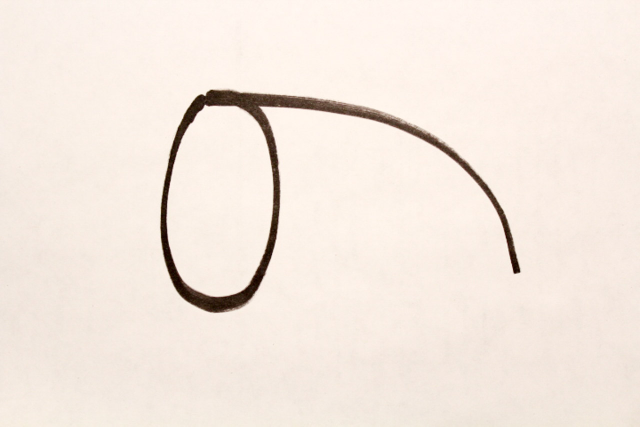
#> input picture digits/digits/digit-9c.jpg, 1280 x 853 px, found by its file name (shown at 1/2 size)
$ jupyter execute Load_Process_Digits.ipynb
#> lines starting #> are read from the running program, lines starting #| are printed output that depends on the picture
## Load the image data
The image is enhanced in contrast and brightness to remove background noise.
The resulting image should show the digit on a white background:

[cell 1]
import cv2
import numpy as np
from PIL import Image as PIL_Image
from PIL import ImageEnhance
from PIL import ImageOps
from PIL import ImageDraw
import math
from scipy import misc
from array import *
import imageio

#original captured image
img_path = 'class/'
img_name = 'digit-9c.jpg'
img = PIL_Image.open(img_path + img_name).convert("L")

# Center crop to remove noisy edges
width, height = img.size   # Get dimensions
#> width = 1280; height = 853
new_width = width * 0.8
#> new_width = 1024
new_height = height * 0.8
#> new_height = 682.4

left = (width - new_width)/2
#> left = 128
top = (height - new_height)/2
#> top = 85.3
right = (width + new_width)/2
#> right = 1152
bottom = (height + new_height)/2
#> bottom = 767.7

img = img.crop((left, top, right, bottom))
#> img: PIL image 1024x683 L

# Add border to allow for dilation
img = ImageOps.expand(img,border=150,fill='white')
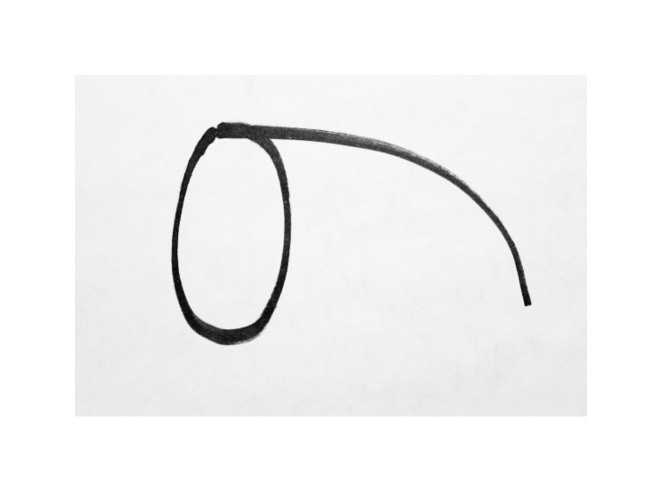
#> img: PIL image 1324x983 L (shown at 1/2 size); min 4, max 255, mean 242.8

# Dilate image. Must first convert to openCV
cv_image = np.asarray(img)
# Convert RGB to BGR
cv_image = cv_image[ ::-1].copy()
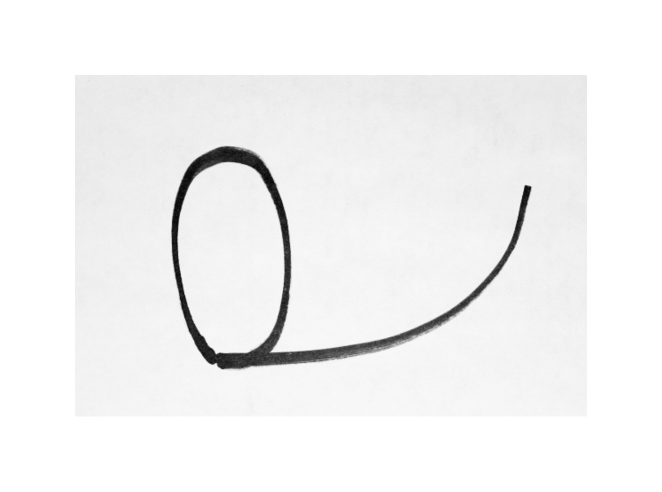
#> cv_image: shape (983, 1324) (shown at 1/2 size); min 4, max 255, mean 242.8
kernel = np.ones((50,50), np.uint8)
#print(cv_image.size)
img_dilation = cv2.erode(cv_image, kernel, iterations=1)
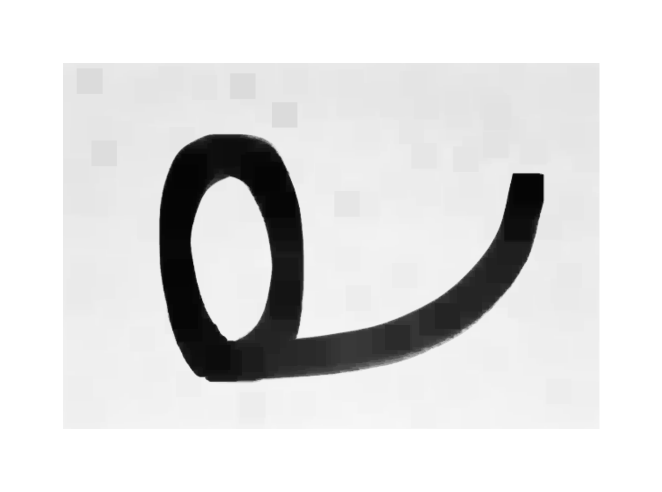
#> img_dilation: shape (983, 1324) (shown at 1/2 size); min 4, max 255, mean 221.8
#img_dilation = cv2.dilate(cv_image, Mat(), Point(-1, -1), 2, 1, 1)
#cv2.imshow('img', img_dilation)
#cv2.waitKey(0)
img = PIL_Image.fromarray(img_dilation)
#print(img.size)

#Image enhancement
contr = ImageEnhance.Contrast(img)
img = contr.enhance(3)                      # The enhancement values (contrast and brightness)
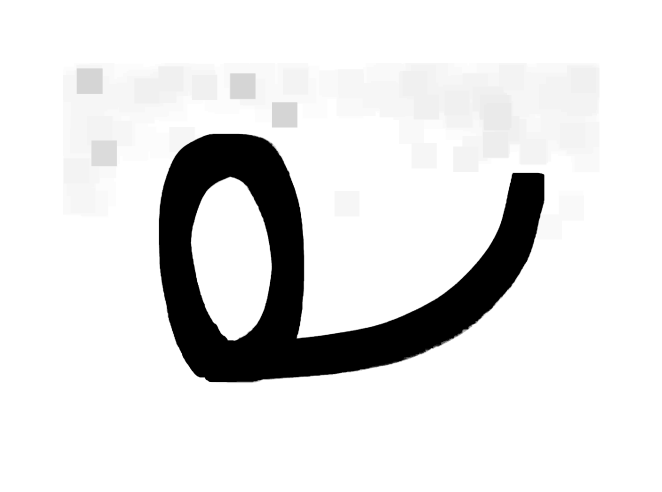
#> img: PIL image 1324x983 L (shown at 1/2 size); min 0, max 255, mean 226.3
bright = ImageEnhance.Brightness(img)       # depends on backgroud, external lights etc
img = bright.enhance(4.0)

im2 = img.convert('RGBA')
# rotated image
rot = im2.rotate(-90, expand=1)
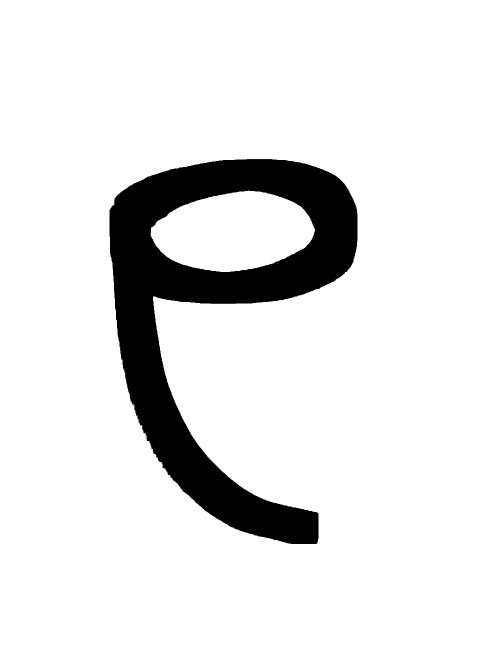
#> rot: PIL image 983x1324 RGBA (shown at 1/2 size); mean R, G, B, A 228.3, 228.3, 228.3, 255
# a white image same size as rotated image
fff = PIL_Image.new('RGBA', rot.size, (255,)*4)
#> fff: PIL image 983x1324 RGBA; every value is 255
# create a composite image using the alpha layer of rot as a mask
out = PIL_Image.composite(rot, fff, rot)

img = out.convert('RGB')
#> img: PIL image 983x1324 RGB

#Find bounding box
inverted = ImageOps.invert(img)
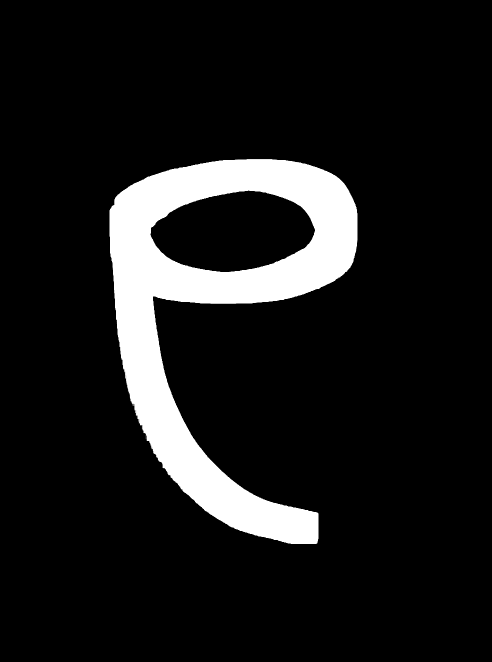
#> inverted: PIL image 983x1324 RGB (shown at 1/2 size); min 0, max 255, mean 26.7
box = inverted.getbbox()
#> box = (219, 318, 715, 1088)
# [4 lines of commented-out code are left out]

img_new = img.crop(box)
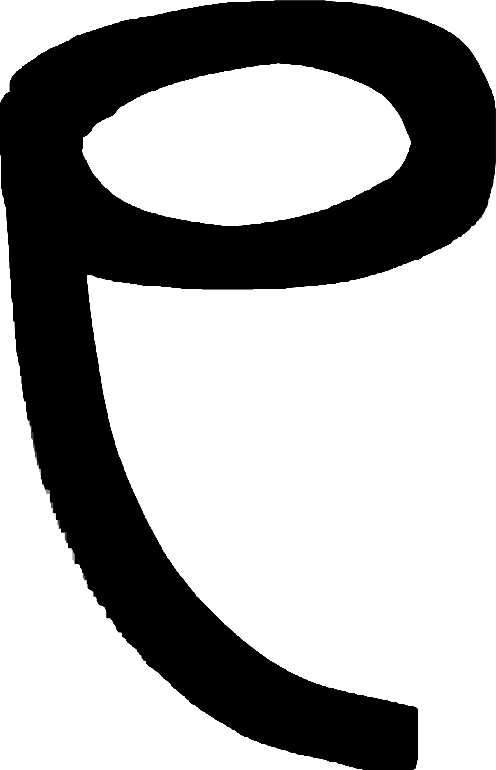
#> img_new: PIL image 496x770 RGB; min 0, max 255, mean 164.2
width, height = img_new.size
#> width = 496; height = 770
ratio = min((28./height), (28./width))
#> ratio = 0.0364
background = PIL_Image.new('RGB', (28,28), (255,255,255))
#> background: PIL image 28x28 RGB; every value is 255
if(height == width):
    img_new = img_new.resize((28,28))
elif(height>width):
    img_new = img_new.resize((int(width*ratio),28))
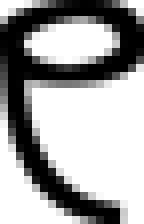
#> img_new: PIL image 18x28 RGB (shown 8 times larger); min 0, max 255, mean 163.7
    background.paste(img_new, (int((28-img_new.size[0])/2),int((28-img_new.size[1])/2)))
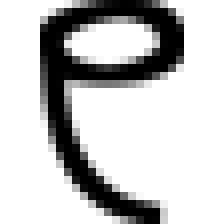
#> background: PIL image 28x28 RGB (shown 8 times larger); min 0, max 255, mean 196.3
else:
    img_new = img_new.resize((28, int(height*ratio)))
    background.paste(img_new, (int((28-img_new.size[0])/2),int((28-img_new.size[1])/2)))

# Create small image
img_load = background
print(img_load.size)
#| (28, 28)

#Resize the image and invert it (white on black)
smallimg = ImageOps.invert(img_load)
smallimg = smallimg.rotate(0)
smallimg = smallimg.transpose(PIL_Image.FLIP_LEFT_RIGHT)
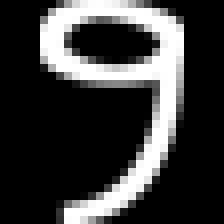
#> smallimg: PIL image 28x28 RGB (shown 8 times larger); min 0, max 255, mean 58.7


out_path = 'out/'
imageio.imwrite(out_path + img_name, smallimg)
smallimg

$ run again, with digits/digits/digit-0c.jpg copied over digits/digits/digit-9c.jpg
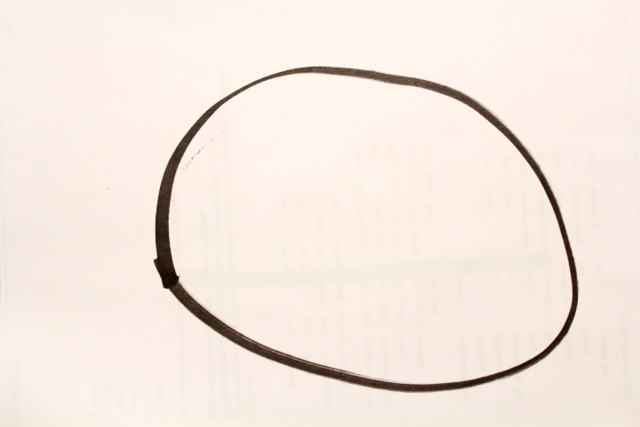
#> input picture digits/digits/digit-0c.jpg, 1280 x 853 px, found by its file name (shown at 1/2 size)
#> fff: PIL image 983x1324 RGBA; every value is 255
#> `inverted = ImageOps.invert(img)`:
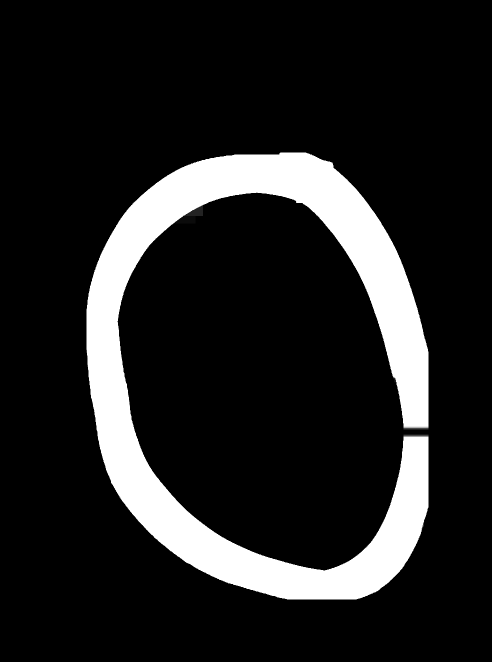
#> inverted: PIL image 983x1324 RGB (shown at 1/2 size); min 0, max 255, mean 34.9
#> box = (173, 305, 857, 1199)
#| (28, 28)
#> `smallimg = smallimg.transpose(PIL_Image.FLIP_LEFT_RIGHT)`:
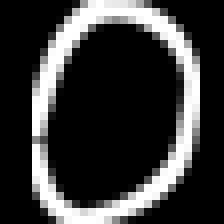
#> smallimg: PIL image 28x28 RGB (shown 8 times larger); min 0, max 255, mean 56

$ run again, with digits/digits/digit-1c.jpg copied over digits/digits/digit-9c.jpg
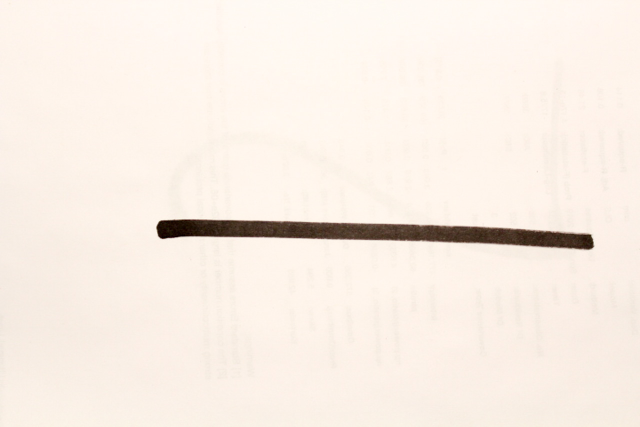
#> input picture digits/digits/digit-1c.jpg, 1280 x 853 px, found by its file name (shown at 1/2 size)
#> fff: PIL image 983x1324 RGBA; every value is 255
#> box = (479, 311, 587, 1199)
#| (28, 28)
#> `smallimg = smallimg.transpose(PIL_Image.FLIP_LEFT_RIGHT)`:
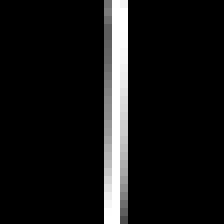
#> smallimg: PIL image 28x28 RGB (shown 8 times larger); min 0, max 255, mean 21.9
